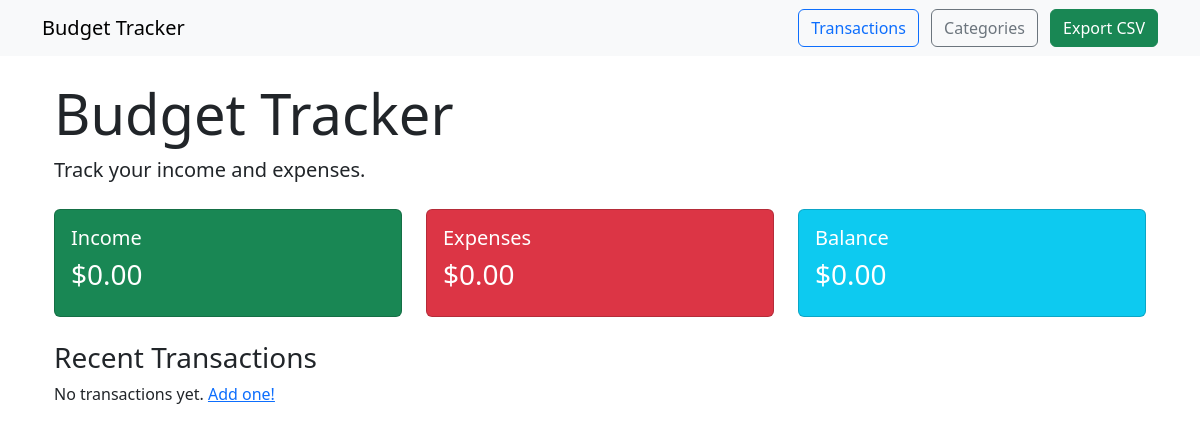
Before: / with the older database file.
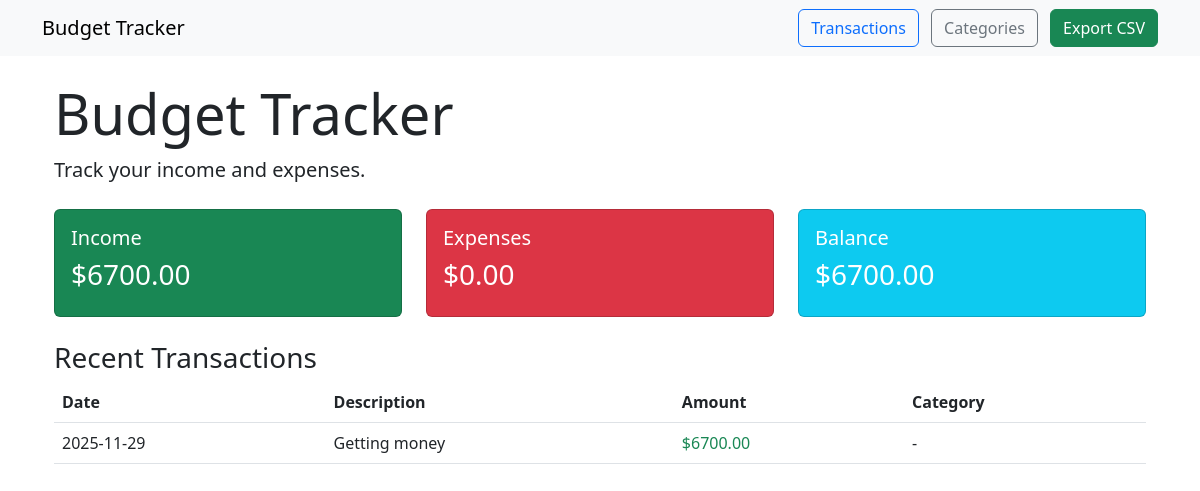
After: the same page with the newer database file.
### app.py (models this page shows)
class Transaction(db.Model):
    id = db.Column(db.Integer, primary_key=True)
    description = db.Column(db.String(200))
    amount = db.Column(db.Float, nullable=False)
    date = db.Column(db.Date, nullable=False, default=date.today)
    category_id = db.Column(db.Integer, db.ForeignKey('category.id'), nullable=True)
    category = db.relationship('Category', backref=db.backref('transactions', lazy=True))
    created_at = db.Column(db.DateTime, default=datetime.utcnow)

### app.py (the view)
    @app.route('/')
    def index():
        income = db.session.query(db.func.sum(Transaction.amount)).filter(Transaction.amount > 0).scalar() or 0.0
        expenses = db.session.query(db.func.sum(Transaction.amount)).filter(Transaction.amount < 0).scalar() or 0.0
        recent = Transaction.query.order_by(Transaction.date.desc()).limit(10).all()
        return render_template('index.html', income=income, expenses=expenses, recent=recent)

### templates/index.html
{% extends "base.html" %}
{% block content %}
<div class="container mt-4">
  <h1 class="display-4">Budget Tracker</h1>
  <p class="lead">Track your income and expenses.</p>
  <div class="row mt-4">
    <div class="col-md-4">
      <div class="card bg-success text-white">
        <div class="card-body">
          <h5>Income</h5>
          <h3>${{ '%.2f'|format(income) }}</h3>
        </div>
      </div>
    </div>
    <div class="col-md-4">
      <div class="card bg-danger text-white">
        <div class="card-body">
          <h5>Expenses</h5>
          <h3>${{ '%.2f'|format(expenses|abs) }}</h3>
        </div>
      </div>
    </div>
    <div class="col-md-4">
      <div class="card bg-info text-white">
        <div class="card-body">
          <h5>Balance</h5>
          <h3>${{ '%.2f'|format(income + expenses) }}</h3>
        </div>
      </div>
    </div>
  </div>
  <h3 class="mt-4">Recent Transactions</h3>
  {% if recent %}
  <table class="table">
    <thead><tr><th>Date</th><th>Description</th><th>Amount</th><th>Category</th></tr></thead>
    <tbody>
      {% for t in recent %}
      <tr>
        <td>{{ t.date }}</td>
        <td>{{ t.description }}</td>
        <td class="{{ 'text-danger' if t.amount < 0 else 'text-success' }}">${{ '%.2f'|format(t.amount) }}</td>
        <td>{{ t.category.name if t.category else '-' }}</td>
      </tr>
      {% endfor %}
    </tbody>
  </table>
  {% else %}
  <p>No transactions yet. <a href="{{ url_for('new_transaction') }}">Add one!</a></p>
  {% endif %}
</div>
{% endblock %}

### templates/base.html (shortened to what this page needs)
<!doctype html>
<html lang="en">
<head>
  <link href="https://cdn.jsdelivr.net/npm/bootstrap@5.3.0/dist/css/bootstrap.min.css" rel="stylesheet">
</head>
<body>
<nav class="navbar navbar-expand-lg navbar-light bg-light mb-4">
  <div class="container">
    <a class="navbar-brand" href="{{ url_for('index') }}">Budget Tracker</a>
    <div>
      <a class="btn btn-outline-primary me-2" href="{{ url_for('transactions') }}">Transactions</a>
      <a class="btn btn-outline-secondary me-2" href="{{ url_for('categories_view') }}">Categories</a>
      <a class="btn btn-success" href="{{ url_for('export_csv') }}">Export CSV</a>
    </div>
  </div>
</nav>
<div class="container">
  {% block content %}{% endblock %}
</div>
</body>
</html>

Changed rows visible on the page:
added Transaction: date "2025-11-29", description "Getting money", amount "6700.00", category "-"
Other visible differences:
{{ '%.2f'|format(income) }}: "0.00" → "6700.00"
{{ '%.2f'|format(income + expenses) }}: "0.00" → "6700.00"
text no longer shown: "No transactions yet. Add one!"
text now shown: "Date Description Amount Category"
